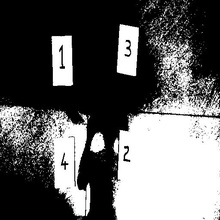
%> input picture Final_Project/testimage.jpg, 220 x 220 px, shrunk from 512 x 512 before the run
$ octave paper1.m   (GNU Octave 9; MATLAB toolbox functions it lacks are replaced by stand-ins)
%> lines starting %> are read from the running program, lines starting %| are printed output that depends on the picture; in (x1, y1, x2, y2) boxes, pixels count from 0 and x2, y2 are one past the last pixel; in counts of white or black regions, pixels touching at a corner belong together; the program's own positions count from 1

clc;
clear all;
close all;

%Read input image
Y=imread('testimage.jpg');
%> Y is the input picture: size 220x220 uint8; min 0, max 255, mean 99
% Y=rgb2gray(I);
imshow(Y);

% [8 lines of commented-out code are left out]

[m n]=size(Y);
%> m = 220; n = 220
% [15 lines of commented-out code are left out]
kernel1=[1 1 1;1 -2 1;-1 -1 -1];
kernel2=[1 1 1;1 -2 -1;1 -1 -1];
kernel3=[1 1 -1;1 -2 -2;1 1 -1];
kernel4=[1 -1 -1;1 -2 -1;1 1 1];
kernel5=[-1 -1 -1;1 -2 1;1 1 1];
kernel6=[-1 -1 1;-1 -2 1;1 1 1];
kernel7=[-1 1 1;-1 -2 1;-1 1 1];
kernel8=[1 1 1;-1 -2 1;-1 -1 1];
Y1=conv2(Y,kernel1,'same');
Y2=conv2(Y,kernel2,'same');
Y3=conv2(Y,kernel3,'same');
Y4=conv2(Y,kernel4,'same');
Y5=conv2(Y,kernel5,'same');
Y6=conv2(Y,kernel6,'same');
Y7=conv2(Y,kernel7,'same');
Y8=conv2(Y,kernel8,'same');
A=Y1+Y2+Y3+Y4+Y5+Y6+Y7+Y8;
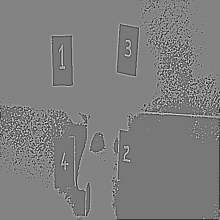
%> A: size 220x220 double; min -3108, max 2936, mean -105.6; drawn with min black and max white
figure;
imshow(A);%Image showing edge feature
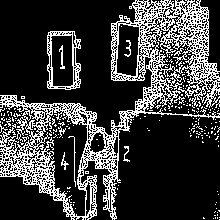
%> displayed picture: size 220x220, on the screen's scale of 0 to 255; 23.1% white in thin lines or dots

% [12 lines of commented-out code are left out]

sum=0;
 for i=1:m
     for j=1:n
       sum=sum+A(i,j);
     end
 end
%> after the loop, sum = -5109519
avg=sum/(m*n);
%> avg = -105.6
 for i=1:m
     for j=1:n
        if(A(i,j)>(3*avg))
            D(i,j)=0;
        else
            D(i,j)=1;
        end
     end
 end
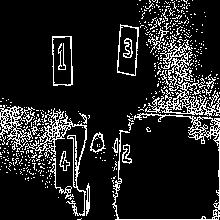
%> D: size 220x220 double; values 0 (black) and 1 (white), 13.2% white in thin lines or dots

 %figure;
 %imshow(D);
 for i=1:m
     for j=1:n
         sume=0;
         for k=0:3
             for l=0:3
                 if((i+k)>m)|((j+l)>n)
                     D(i+k,j+l)=0;
                 end
                 sume=sume+D(i+k,j+l);

             end
         end
         aveg=sume/9;
         if (abs(aveg-D(i,j)))>127.5
             R(i,j)=255-D(i,j);
         else
             R(i,j)=D(i,j);
         end
     end
      end
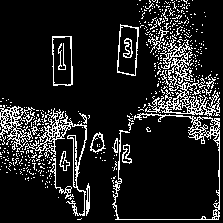
%> D: size 223x223 double; values 0 (black) and 1 (white), 12.9% white in thin lines or dots
 %figure;
 %imshow(R);

 %Find Maximum area of different regions
 %Find total area
 %Find Average area


  B= [0 1 0; 1 1 1; 0 1 0]
  X = imdilate(R,B);
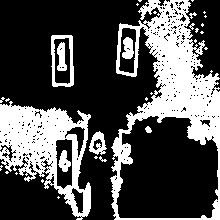
%> X: size 220x220 double; values 0 (black) and 1 (white), 30.8% white; 32 white regions (22 under 20 px)

 L=bwlabel(X);
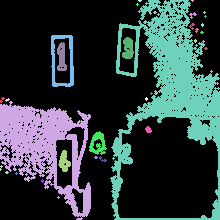
%> L: size 220x220 double; 33 distinct labels, from 0 to 32; one colour per label, 0 black
   Regions=regionprops(L,'all');
%> Regions = 32 regions; largest, box (x1, y1, x2, y2), Area, Centroid, MajorAxisLength, MinorAxisLength and Eccentricity: (110, 0, 220, 220) 8355 [172.4 90.7] 211.3 116.8 0.833, (0, 101, 91, 220) 5034 [44.4 147.1] 125.6 80.17 0.77, (51, 35, 74, 87) 460 [63.1 61] 70.15 33.31 0.88
  MaxArea=0;
  total_area=0;
  for r=1:length(Regions)
      Area=Regions(r).Area;
      total_area=total_area+Area;
      if(MaxArea<Area)
          MaxArea=Area;
     end
  end
%> this loop made 32 passes
%> (Area, total_area, MaxArea) on passes 2, 15: (5034, 5049, 5034), (8355, 14539, 8355)
%> (Area, total_area) on passes 8, 9, 11, 12, 14, 16: (460, 5549), (201, 5750), (165, 5920), (236, 6156), (20, 6184), (194, 14733)
  avg_area=total_area/length(Regions);
%> avg_area = 465.6
 disp(MaxArea);
%| 8355
 disp(total_area);
%| 14898
 disp(avg_area);
%| 465.56

 S=regionprops(L,'area');
%> S = 32 regions; largest, Area: 8355, 5034, 460, 236, 201
 for i=1:length(S)
    idx = find([S.Area] <(0.04*total_area));
   Newimage = ismember(L,idx);
 end
%> this loop made 32 passes

 figure; imshow(Newimage)
 finalimage = bwareaopen(Newimage,100);
%> finalimage: size 220x220 logical; 2.6% white; 5 white regions, box (x1, y1, x2, y2) and area: (51, 35, 74, 87) 460, (89, 131, 107, 155) 236, (57, 42, 67, 71) 201, (122, 37, 134, 59) 194, (58, 150, 71, 172) 165


figure, imshow(finalimage);

C=[1 1 1;1 1 1;1 1 1];
eroim=imerode(finalimage,C);
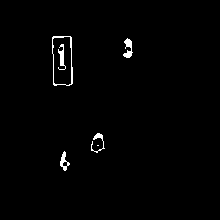
%> eroim: size 220x220 logical; 1.1% white; 6 white regions (1 under 20 px), largest, box (x1, y1, x2, y2) and area: (52, 36, 73, 86) 179, (123, 38, 133, 58) 108, (58, 44, 66, 70) 96, (60, 151, 70, 171) 86, (91, 133, 105, 153) 81
figure,imshow(eroim);

% [26 lines of commented-out code are left out]
